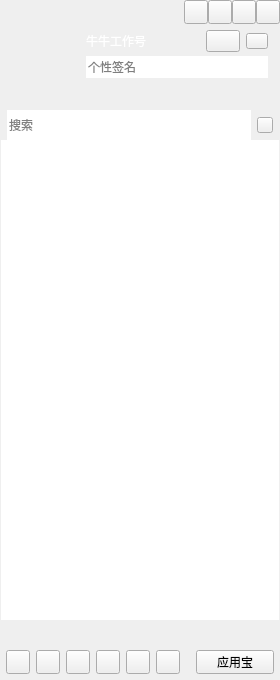
<?xml version="1.0" encoding="UTF-8"?>
<ui version="4.0">
 <class>CCMainWindowClass</class>
 <widget class="QWidget" name="CCMainWindowClass">
  <property name="geometry">
   <rect>
    <x>0</x>
    <y>0</y>
    <width>280</width>
    <height>680</height>
   </rect>
  </property>
  <property name="minimumSize">
   <size>
    <width>280</width>
    <height>680</height>
   </size>
  </property>
  <property name="windowTitle">
   <string>CCMainWindow</string>
  </property>
  <layout class="QVBoxLayout" name="verticalLayout_6">
   <property name="spacing">
    <number>0</number>
   </property>
   <property name="leftMargin">
    <number>0</number>
   </property>
   <property name="topMargin">
    <number>0</number>
   </property>
   <property name="rightMargin">
    <number>0</number>
   </property>
   <property name="bottomMargin">
    <number>0</number>
   </property>
   <item>
    <widget class="QWidget" name="titleWidget" native="true">
     <property name="sizePolicy">
      <sizepolicy hsizetype="Expanding" vsizetype="Preferred">
       <horstretch>0</horstretch>
       <verstretch>0</verstretch>
      </sizepolicy>
     </property>
     <property name="titleskin" stdset="0">
      <bool>true</bool>
     </property>
     <layout class="QVBoxLayout" name="verticalLayout_2">
      <property name="spacing">
       <number>0</number>
      </property>
      <property name="leftMargin">
       <number>0</number>
      </property>
      <property name="topMargin">
       <number>0</number>
      </property>
      <property name="rightMargin">
       <number>0</number>
      </property>
      <property name="bottomMargin">
       <number>0</number>
      </property>
      <item>
       <layout class="QHBoxLayout" name="horizontalLayout">
        <property name="spacing">
         <number>0</number>
        </property>
        <property name="leftMargin">
         <number>12</number>
        </property>
        <item>
         <widget class="QLabel" name="titleIcon">
          <property name="sizePolicy">
           <sizepolicy hsizetype="Fixed" vsizetype="Fixed">
            <horstretch>0</horstretch>
            <verstretch>0</verstretch>
           </sizepolicy>
          </property>
          <property name="minimumSize">
           <size>
            <width>42</width>
            <height>18</height>
           </size>
          </property>
          <property name="maximumSize">
           <size>
            <width>42</width>
            <height>18</height>
           </size>
          </property>
          <property name="text">
           <string/>
          </property>
         </widget>
        </item>
        <item>
         <spacer name="horizontalSpacer">
          <property name="orientation">
           <enum>Qt::Horizontal</enum>
          </property>
          <property name="sizeHint" stdset="0">
           <size>
            <width>40</width>
            <height>20</height>
           </size>
          </property>
         </spacer>
        </item>
        <item>
         <widget class="QPushButton" name="placehold1">
          <property name="sizePolicy">
           <sizepolicy hsizetype="Fixed" vsizetype="Fixed">
            <horstretch>0</horstretch>
            <verstretch>0</verstretch>
           </sizepolicy>
          </property>
          <property name="minimumSize">
           <size>
            <width>24</width>
            <height>24</height>
           </size>
          </property>
          <property name="maximumSize">
           <size>
            <width>24</width>
            <height>24</height>
           </size>
          </property>
          <property name="text">
           <string/>
          </property>
         </widget>
        </item>
        <item>
         <widget class="QPushButton" name="placehold2">
          <property name="sizePolicy">
           <sizepolicy hsizetype="Fixed" vsizetype="Fixed">
            <horstretch>0</horstretch>
            <verstretch>0</verstretch>
           </sizepolicy>
          </property>
          <property name="minimumSize">
           <size>
            <width>24</width>
            <height>24</height>
           </size>
          </property>
          <property name="maximumSize">
           <size>
            <width>24</width>
            <height>24</height>
           </size>
          </property>
          <property name="text">
           <string/>
          </property>
         </widget>
        </item>
        <item>
         <widget class="QPushButton" name="sysmin">
          <property name="sizePolicy">
           <sizepolicy hsizetype="Fixed" vsizetype="Fixed">
            <horstretch>0</horstretch>
            <verstretch>0</verstretch>
           </sizepolicy>
          </property>
          <property name="minimumSize">
           <size>
            <width>24</width>
            <height>24</height>
           </size>
          </property>
          <property name="maximumSize">
           <size>
            <width>24</width>
            <height>24</height>
           </size>
          </property>
          <property name="text">
           <string/>
          </property>
         </widget>
        </item>
        <item>
         <widget class="QPushButton" name="sysclose">
          <property name="sizePolicy">
           <sizepolicy hsizetype="Fixed" vsizetype="Fixed">
            <horstretch>0</horstretch>
            <verstretch>0</verstretch>
           </sizepolicy>
          </property>
          <property name="minimumSize">
           <size>
            <width>24</width>
            <height>24</height>
           </size>
          </property>
          <property name="maximumSize">
           <size>
            <width>24</width>
            <height>24</height>
           </size>
          </property>
          <property name="text">
           <string/>
          </property>
         </widget>
        </item>
       </layout>
      </item>
      <item>
       <layout class="QHBoxLayout" name="horizontalLayout_3">
        <property name="leftMargin">
         <number>12</number>
        </property>
        <property name="topMargin">
         <number>6</number>
        </property>
        <property name="rightMargin">
         <number>12</number>
        </property>
        <property name="bottomMargin">
         <number>6</number>
        </property>
        <item>
         <widget class="QLabel" name="headLbael">
          <property name="sizePolicy">
           <sizepolicy hsizetype="Fixed" vsizetype="Fixed">
            <horstretch>0</horstretch>
            <verstretch>0</verstretch>
           </sizepolicy>
          </property>
          <property name="minimumSize">
           <size>
            <width>68</width>
            <height>68</height>
           </size>
          </property>
          <property name="maximumSize">
           <size>
            <width>68</width>
            <height>68</height>
           </size>
          </property>
          <property name="text">
           <string/>
          </property>
         </widget>
        </item>
        <item>
         <layout class="QVBoxLayout" name="verticalLayout">
          <property name="spacing">
           <number>4</number>
          </property>
          <item>
           <layout class="QHBoxLayout" name="horizontalLayout_2">
            <item>
             <widget class="QLabel" name="nameLabel">
              <property name="sizePolicy">
               <sizepolicy hsizetype="Expanding" vsizetype="Fixed">
                <horstretch>0</horstretch>
                <verstretch>0</verstretch>
               </sizepolicy>
              </property>
              <property name="minimumSize">
               <size>
                <width>0</width>
                <height>22</height>
               </size>
              </property>
              <property name="maximumSize">
               <size>
                <width>16777215</width>
                <height>22</height>
               </size>
              </property>
              <property name="styleSheet">
               <string notr="true">color:rgb(255,255,255);
font:75 12pt &quot;微软雅黑&quot;;</string>
              </property>
              <property name="text">
               <string>牛牛工作号</string>
              </property>
             </widget>
            </item>
            <item>
             <widget class="QPushButton" name="stausBtn">
              <property name="sizePolicy">
               <sizepolicy hsizetype="Fixed" vsizetype="Fixed">
                <horstretch>0</horstretch>
                <verstretch>0</verstretch>
               </sizepolicy>
              </property>
              <property name="minimumSize">
               <size>
                <width>34</width>
                <height>22</height>
               </size>
              </property>
              <property name="maximumSize">
               <size>
                <width>34</width>
                <height>22</height>
               </size>
              </property>
              <property name="text">
               <string/>
              </property>
              <property name="hasborder" stdset="0">
               <bool>true</bool>
              </property>
             </widget>
            </item>
            <item>
             <widget class="QPushButton" name="levelBtn">
              <property name="sizePolicy">
               <sizepolicy hsizetype="Fixed" vsizetype="Fixed">
                <horstretch>0</horstretch>
                <verstretch>0</verstretch>
               </sizepolicy>
              </property>
              <property name="minimumSize">
               <size>
                <width>22</width>
                <height>16</height>
               </size>
              </property>
              <property name="maximumSize">
               <size>
                <width>22</width>
                <height>16</height>
               </size>
              </property>
              <property name="text">
               <string/>
              </property>
              <property name="hasborder" stdset="0">
               <bool>true</bool>
              </property>
             </widget>
            </item>
           </layout>
          </item>
          <item>
           <widget class="QLineEdit" name="lineEdit">
            <property name="minimumSize">
             <size>
              <width>0</width>
              <height>22</height>
             </size>
            </property>
            <property name="maximumSize">
             <size>
              <width>16777215</width>
              <height>22</height>
             </size>
            </property>
            <property name="frame">
             <bool>false</bool>
            </property>
            <property name="placeholderText">
             <string>个性签名</string>
            </property>
           </widget>
          </item>
          <item>
           <widget class="QWidget" name="appWidget" native="true">
            <property name="sizePolicy">
             <sizepolicy hsizetype="Expanding" vsizetype="Fixed">
              <horstretch>0</horstretch>
              <verstretch>0</verstretch>
             </sizepolicy>
            </property>
            <property name="minimumSize">
             <size>
              <width>0</width>
              <height>22</height>
             </size>
            </property>
            <property name="maximumSize">
             <size>
              <width>16777215</width>
              <height>22</height>
             </size>
            </property>
           </widget>
          </item>
         </layout>
        </item>
       </layout>
      </item>
     </layout>
    </widget>
   </item>
   <item>
    <widget class="QWidget" name="widget" native="true">
     <property name="sizePolicy">
      <sizepolicy hsizetype="Expanding" vsizetype="Expanding">
       <horstretch>0</horstretch>
       <verstretch>0</verstretch>
      </sizepolicy>
     </property>
     <layout class="QVBoxLayout" name="verticalLayout_4">
      <property name="spacing">
       <number>0</number>
      </property>
      <property name="leftMargin">
       <number>1</number>
      </property>
      <property name="topMargin">
       <number>0</number>
      </property>
      <property name="rightMargin">
       <number>1</number>
      </property>
      <property name="bottomMargin">
       <number>0</number>
      </property>
      <item>
       <widget class="QWidget" name="searchWidget" native="true">
        <property name="sizePolicy">
         <sizepolicy hsizetype="Expanding" vsizetype="Fixed">
          <horstretch>0</horstretch>
          <verstretch>0</verstretch>
         </sizepolicy>
        </property>
        <property name="minimumSize">
         <size>
          <width>0</width>
          <height>30</height>
         </size>
        </property>
        <property name="maximumSize">
         <size>
          <width>16777215</width>
          <height>30</height>
         </size>
        </property>
        <layout class="QHBoxLayout" name="horizontalLayout_4">
         <property name="leftMargin">
          <number>6</number>
         </property>
         <property name="topMargin">
          <number>0</number>
         </property>
         <property name="rightMargin">
          <number>6</number>
         </property>
         <property name="bottomMargin">
          <number>0</number>
         </property>
         <item>
          <widget class="QLineEdit" name="searchLineEdit">
           <property name="minimumSize">
            <size>
             <width>0</width>
             <height>30</height>
            </size>
           </property>
           <property name="maximumSize">
            <size>
             <width>16777215</width>
             <height>30</height>
            </size>
           </property>
           <property name="frame">
            <bool>false</bool>
           </property>
           <property name="placeholderText">
            <string>搜索</string>
           </property>
          </widget>
         </item>
         <item>
          <widget class="QPushButton" name="searchBtn">
           <property name="sizePolicy">
            <sizepolicy hsizetype="Fixed" vsizetype="Fixed">
             <horstretch>0</horstretch>
             <verstretch>0</verstretch>
            </sizepolicy>
           </property>
           <property name="minimumSize">
            <size>
             <width>16</width>
             <height>16</height>
            </size>
           </property>
           <property name="maximumSize">
            <size>
             <width>16</width>
             <height>16</height>
            </size>
           </property>
           <property name="text">
            <string/>
           </property>
          </widget>
         </item>
        </layout>
       </widget>
      </item>
      <item>
       <widget class="QScrollArea" name="scrollArea">
        <property name="frameShape">
         <enum>QFrame::NoFrame</enum>
        </property>
        <property name="widgetResizable">
         <bool>true</bool>
        </property>
        <property name="alignment">
         <set>Qt::AlignLeading|Qt::AlignLeft|Qt::AlignVCenter</set>
        </property>
        <widget class="QWidget" name="scrollAreaWidgetContents">
         <property name="geometry">
          <rect>
           <x>0</x>
           <y>0</y>
           <width>278</width>
           <height>474</height>
          </rect>
         </property>
         <property name="sizePolicy">
          <sizepolicy hsizetype="Expanding" vsizetype="Expanding">
           <horstretch>0</horstretch>
           <verstretch>0</verstretch>
          </sizepolicy>
         </property>
         <layout class="QVBoxLayout" name="verticalLayout_3">
          <property name="spacing">
           <number>0</number>
          </property>
          <property name="leftMargin">
           <number>0</number>
          </property>
          <property name="topMargin">
           <number>0</number>
          </property>
          <property name="rightMargin">
           <number>0</number>
          </property>
          <property name="bottomMargin">
           <number>0</number>
          </property>
          <item>
           <widget class="QTreeWidget" name="treeWidget">
            <property name="enabled">
             <bool>true</bool>
            </property>
            <property name="frameShape">
             <enum>QFrame::NoFrame</enum>
            </property>
            <property name="verticalScrollBarPolicy">
             <enum>Qt::ScrollBarAlwaysOff</enum>
            </property>
            <property name="horizontalScrollBarPolicy">
             <enum>Qt::ScrollBarAlwaysOff</enum>
            </property>
            <property name="editTriggers">
             <set>QAbstractItemView::AllEditTriggers</set>
            </property>
            <property name="indentation">
             <number>0</number>
            </property>
            <property name="headerHidden">
             <bool>true</bool>
            </property>
            <property name="expandsOnDoubleClick">
             <bool>false</bool>
            </property>
            <column>
             <property name="text">
              <string notr="true">1</string>
             </property>
            </column>
           </widget>
          </item>
         </layout>
        </widget>
       </widget>
      </item>
     </layout>
    </widget>
   </item>
   <item>
    <widget class="QWidget" name="bottomWidget" native="true">
     <property name="sizePolicy">
      <sizepolicy hsizetype="Expanding" vsizetype="Fixed">
       <horstretch>0</horstretch>
       <verstretch>0</verstretch>
      </sizepolicy>
     </property>
     <property name="minimumSize">
      <size>
       <width>0</width>
       <height>60</height>
      </size>
     </property>
     <property name="maximumSize">
      <size>
       <width>16777215</width>
       <height>60</height>
      </size>
     </property>
     <property name="bottomskin" stdset="0">
      <bool>true</bool>
     </property>
     <layout class="QVBoxLayout" name="verticalLayout_5" stretch="1,1">
      <property name="leftMargin">
       <number>6</number>
      </property>
      <property name="topMargin">
       <number>6</number>
      </property>
      <property name="rightMargin">
       <number>6</number>
      </property>
      <property name="bottomMargin">
       <number>6</number>
      </property>
      <item>
       <layout class="QHBoxLayout" name="bottomLayout_up"/>
      </item>
      <item>
       <layout class="QHBoxLayout" name="horizontalLayout_5">
        <item>
         <widget class="QPushButton" name="bottomBtn_1">
          <property name="sizePolicy">
           <sizepolicy hsizetype="Fixed" vsizetype="Fixed">
            <horstretch>0</horstretch>
            <verstretch>0</verstretch>
           </sizepolicy>
          </property>
          <property name="minimumSize">
           <size>
            <width>24</width>
            <height>24</height>
           </size>
          </property>
          <property name="maximumSize">
           <size>
            <width>24</width>
            <height>24</height>
           </size>
          </property>
          <property name="text">
           <string/>
          </property>
         </widget>
        </item>
        <item>
         <widget class="QPushButton" name="bottomBtn_2">
          <property name="sizePolicy">
           <sizepolicy hsizetype="Fixed" vsizetype="Fixed">
            <horstretch>0</horstretch>
            <verstretch>0</verstretch>
           </sizepolicy>
          </property>
          <property name="minimumSize">
           <size>
            <width>24</width>
            <height>24</height>
           </size>
          </property>
          <property name="maximumSize">
           <size>
            <width>24</width>
            <height>24</height>
           </size>
          </property>
          <property name="text">
           <string/>
          </property>
         </widget>
        </item>
        <item>
         <widget class="QPushButton" name="bottomBtn_3">
          <property name="sizePolicy">
           <sizepolicy hsizetype="Fixed" vsizetype="Fixed">
            <horstretch>0</horstretch>
            <verstretch>0</verstretch>
           </sizepolicy>
          </property>
          <property name="minimumSize">
           <size>
            <width>24</width>
            <height>24</height>
           </size>
          </property>
          <property name="maximumSize">
           <size>
            <width>24</width>
            <height>24</height>
           </size>
          </property>
          <property name="text">
           <string/>
          </property>
         </widget>
        </item>
        <item>
         <widget class="QPushButton" name="bottomBtn_4">
          <property name="sizePolicy">
           <sizepolicy hsizetype="Fixed" vsizetype="Fixed">
            <horstretch>0</horstretch>
            <verstretch>0</verstretch>
           </sizepolicy>
          </property>
          <property name="minimumSize">
           <size>
            <width>24</width>
            <height>24</height>
           </size>
          </property>
          <property name="maximumSize">
           <size>
            <width>24</width>
            <height>24</height>
           </size>
          </property>
          <property name="text">
           <string/>
          </property>
         </widget>
        </item>
        <item>
         <widget class="QPushButton" name="bottomBtn_5">
          <property name="sizePolicy">
           <sizepolicy hsizetype="Fixed" vsizetype="Fixed">
            <horstretch>0</horstretch>
            <verstretch>0</verstretch>
           </sizepolicy>
          </property>
          <property name="minimumSize">
           <size>
            <width>24</width>
            <height>24</height>
           </size>
          </property>
          <property name="maximumSize">
           <size>
            <width>24</width>
            <height>24</height>
           </size>
          </property>
          <property name="text">
           <string/>
          </property>
         </widget>
        </item>
        <item>
         <widget class="QPushButton" name="bottomBtn_6">
          <property name="sizePolicy">
           <sizepolicy hsizetype="Fixed" vsizetype="Fixed">
            <horstretch>0</horstretch>
            <verstretch>0</verstretch>
           </sizepolicy>
          </property>
          <property name="minimumSize">
           <size>
            <width>24</width>
            <height>24</height>
           </size>
          </property>
          <property name="maximumSize">
           <size>
            <width>24</width>
            <height>24</height>
           </size>
          </property>
          <property name="text">
           <string/>
          </property>
         </widget>
        </item>
        <item>
         <spacer name="horizontalSpacer_2">
          <property name="orientation">
           <enum>Qt::Horizontal</enum>
          </property>
          <property name="sizeHint" stdset="0">
           <size>
            <width>13</width>
            <height>20</height>
           </size>
          </property>
         </spacer>
        </item>
        <item>
         <widget class="QPushButton" name="bottomBtn_7">
          <property name="sizePolicy">
           <sizepolicy hsizetype="Preferred" vsizetype="Fixed">
            <horstretch>0</horstretch>
            <verstretch>0</verstretch>
           </sizepolicy>
          </property>
          <property name="minimumSize">
           <size>
            <width>24</width>
            <height>24</height>
           </size>
          </property>
          <property name="maximumSize">
           <size>
            <width>86</width>
            <height>24</height>
           </size>
          </property>
          <property name="text">
           <string>应用宝</string>
          </property>
         </widget>
        </item>
       </layout>
      </item>
     </layout>
    </widget>
   </item>
  </layout>
 </widget>
 <layoutdefault spacing="6" margin="11"/>
 <resources>
  <include location="CCMainWindow.qrc"/>
 </resources>
 <connections/>
</ui>
